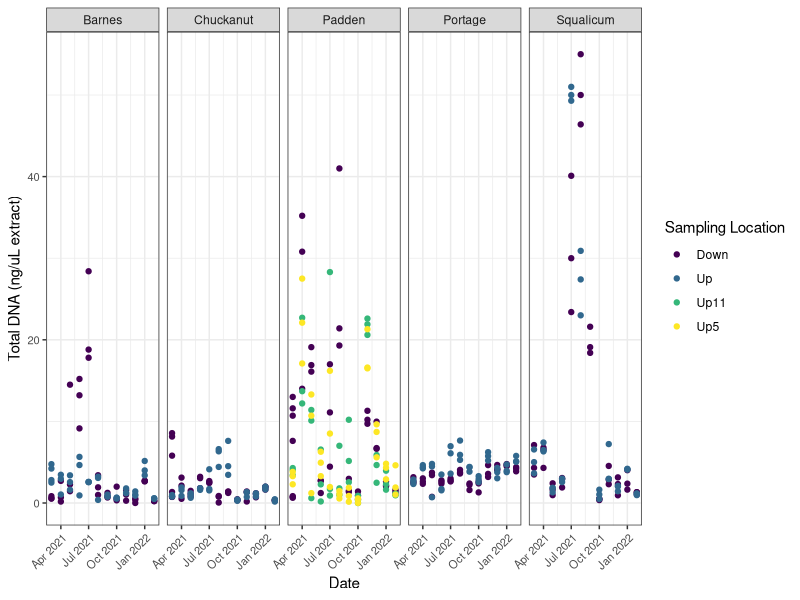
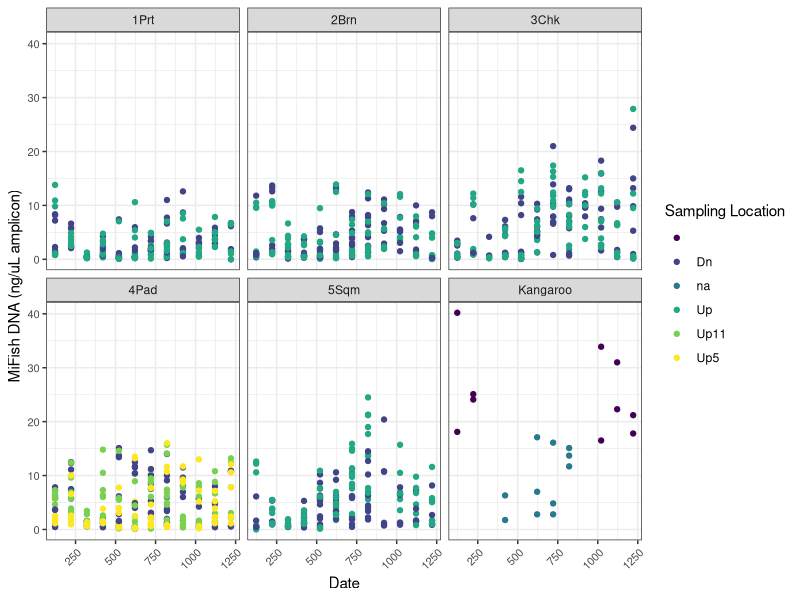

Here is the R script that generated these plots, in order:
## ---- chunk 1
knitr::opts_chunk$set(echo = TRUE)

library(here)
library(tidyverse)
library(clock)
library(ggplot2)
## ---- chunk 2
extracts <- read.csv(here("Input","extract_qubits.csv"))
meta_metadata <- read.csv(here("Input","all_mifish_metadata.csv"))
meta_postpcr1 <- read.csv(here("Input","metabarcoding","post_pcr1_qubit.csv"))
meta_postpcr2 <- read.csv(here("Input","metabarcoding","post_pcr1_qubit.csv"))
qpcr_meta <- read.csv(here("Input","qpcr","qpcr.dilutions.csv"))
qpcr_data <- read.csv(here("Input","qpcr","cutthroat_qpcr_results.csv"))

## ---- chunk 3

extracts <- extracts %>% 
  mutate(date=date_build(year,month)) %>% 
  mutate(., qubit.ng.ul = case_when(qubit.ng.ul == "BLOQ" ~ "0",
                                    qubit.ng.ul == "BLOQ*" ~ "0",
                             TRUE ~ qubit.ng.ul)) 

extracts$qubit.ng.ul <- as.numeric(extracts$qubit.ng.ul)
  
extracts %>% 
  filter(!str_detect(creek, "EB")) %>%
  ggplot() +
  geom_point(aes(x = date, y = qubit.ng.ul, color=factor(location))) +
  facet_wrap(~creek, ncol=5) +
  scale_color_viridis_d() +
  theme_bw() +  
  labs(y = "Total DNA (ng/uL extract)", x = "Date", color = "Sampling Location") + 
  theme(axis.text.y = element_text(size = 8),
        axis.text.x = element_text(size = 8, angle = 45, hjust=1))

## ---- chunk 4

meta_postpcr1 %>% 
  #filter(!str_detect(creek, "EB")) %>%
  ggplot() +
  geom_point(aes(x = Month, y = Qubit.ng.ul, color=factor(Station))) +
  facet_wrap(~Creek) +
  scale_color_viridis_d() +
  theme_bw() +  
  labs(y = "MiFish DNA (ng/uL amplicon)", x = "Date", color = "Sampling Location") + 
  theme(axis.text.y = element_text(size = 8),
        axis.text.x = element_text(size = 8, angle = 45, hjust=1))

